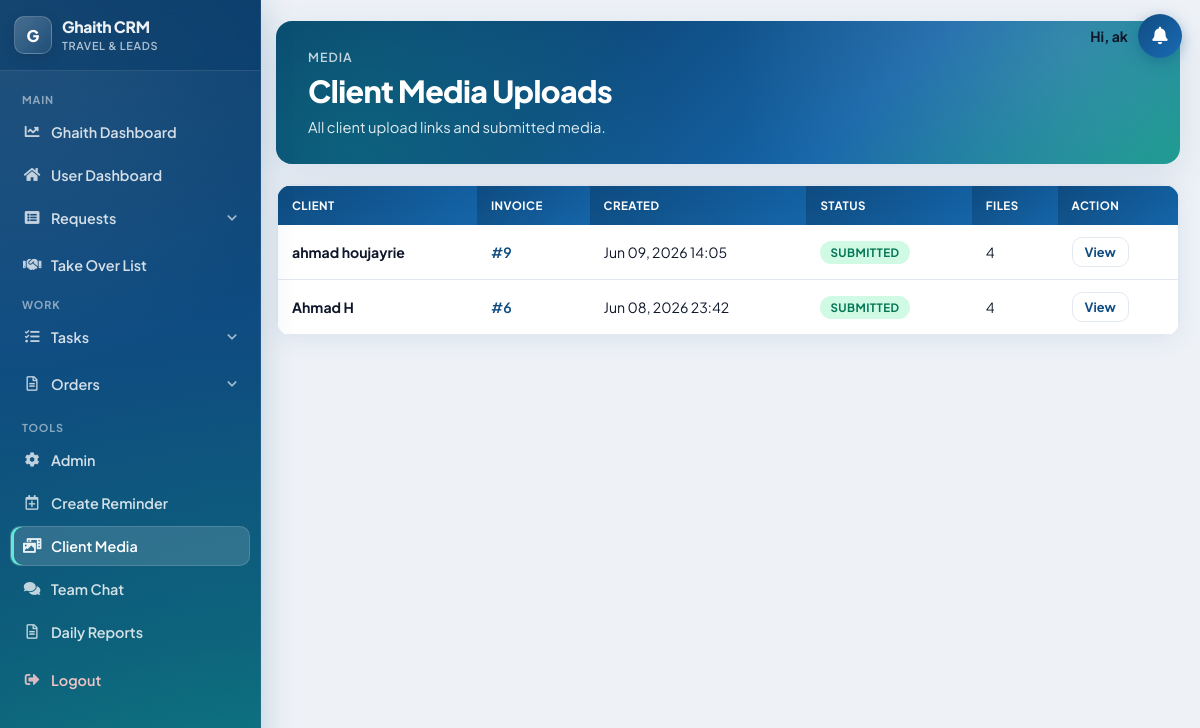
Page /tasks/client-media/ (signed in) on the committed database.
### tasks/models.py (models this page shows, shortened)
class ClientMediaUploadLink(models.Model):
    token = models.UUIDField(default=uuid.uuid4, unique=True, editable=False)
    leadtask = models.ForeignKey(LeadTask, on_delete=models.CASCADE, related_name='media_upload_links')
    client_name = models.CharField(max_length=200)
    created_by = models.ForeignKey(User, on_delete=models.SET_NULL, null=True, blank=True)
    created_at = models.DateTimeField(auto_now_add=True)
    submitted_at = models.DateTimeField(null=True, blank=True)
    is_active = models.BooleanField(default=True)
    class Meta:
        ordering = ['-created_at']
    @property
    def is_submitted(self):
        return self.submitted_at is not None

class LeadTask(models.Model):
    PAYMENT_CH = [
        ('installment', 'Installment'),
        ('full', 'Full'),
    ]
    STATUS_CHOICES = [
        ('onhold', 'On Hold'),
        ('progress', 'In Progress'),
        ('done', 'Done'),
        ('cancelled', 'Cancelled'),
    ]
    lead = models.ForeignKey('display.Lead', on_delete=models.CASCADE)
    assigned_to = models.ForeignKey(User, on_delete=models.CASCADE)
    payment = models.CharField(max_length=100, choices=PAYMENT_CH, blank=True)
    status = models.CharField(max_length=100, choices=STATUS_CHOICES)
    notes = models.TextField(blank=True, null=True)
    travel_date = models.DateTimeField(null=True, blank=True)
    return_date = models.DateTimeField(null=True, blank=True)
    date_of_birth = models.DateField(null=True, blank=True)
    passport_expiry_date = models.DateField(null=True, blank=True)

### tasks/views.py (the view)
# urls.py: path('client-media/', views.client_media_uploads_list, name='client_media_uploads_list'),
@login_required(login_url="/login/")
def client_media_uploads_list(request):
    links = ClientMediaUploadLink.objects.select_related(
        'leadtask', 'leadtask__lead', 'created_by'
    ).prefetch_related('files')
    return render(request, 'client_media_uploads_list.html', {'links': links})

### tasks/templates/client_media_uploads_list.html (shortened to what this page needs)
<!DOCTYPE html>
<html lang="en">
<head>
</head>
<body>
{% include 'navbar.html' %}
<div class="req-wrap">
    <header class="req-hero">
        <div class="req-hero__bg"></div>
        <div class="req-hero__content">
            <div class="req-hero__eyebrow">Media</div>
            <h1 class="req-hero__title">Client Media Uploads</h1>
            <p class="req-hero__sub">All client upload links and submitted media.</p>
        </div>
    </header>
    <div class="req-card">
        <div class="req-table-wrap">
            <table class="req-table data-table">
                <thead>
                    <tr><th>Client</th><th>Invoice</th><th>Created</th><th>Status</th><th>Files</th><th>Action</th></tr>
                </thead>
                <tbody>
                    {% for link in links %}
                    <tr>
                        <td data-label="Client"><strong>{{ link.client_name }}</strong></td>
                        <td data-label="Invoice"><a href="{% url 'edit_lead_tasks' link.leadtask.pk %}" class="req-link">#{{ link.leadtask.pk }}</a></td>
                        <td data-label="Created">{{ link.created_at|date:"M d, Y H:i" }}</td>
                        <td data-label="Status">
                            {% if link.is_submitted %}<span class="req-pill req-pill--submitted">Submitted</span>
                            {% else %}<span class="req-pill req-pill--open">Open</span>{% endif %}
                        </td>
                        <td data-label="Files">{{ link.files.count }}</td>
                        <td data-label="Action"><a href="{% url 'client_media_upload_detail' link.token %}" class="req-btn req-btn--outline req-btn--sm">View</a></td>
                    </tr>
                    {% empty %}
                    <tr><td colspan="6"><div class="req-empty"><i class="fas fa-photo-video"></i>No uploads yet.</div></td></tr>
                    {% endfor %}
                </tbody>
            </table>
        </div>
    </div>
</div>
</body>
</html>

### display/templates/shared/notification_bell.html (shortened to what this page needs)
{% load static %}
{% if user.is_authenticated %}
<link rel="stylesheet" href="{% static 'css/crm-notifications.css' %}">
<div class="crm-notify" id="crmNotify">
  <span class="crm-notify__greeting">Hi, {% if user.get_full_name %}{{ user.get_full_name }}{% else %}{{ user.username }}{% endif %}</span>
  <button type="button" class="crm-notify__bell" id="crmNotifyBell" aria-label="Notifications" aria-expanded="false">
    <i class="fas fa-bell"></i>
  </button>
</div>
{% endif %}

### static/css/requests-modern.css (style rules this page uses)
:root { --req-bg: #eef2f7; --req-surface: #ffffff; --req-surface-2: #f8fafc; --req-text: #0f172a; --req-muted: #64748b; --req-border: #e2e8f0; --req-primary: #0f4c81; --req-primary-light: #1a6bb5; --req-accent: #0d9488; --req-danger: #dc2626; --req-success: #059669; --req-warning: #d97706; --req-purple: #7c3aed; --req-shadow: 0 4px 24px rgba(15, 76, 129, 0.08); --req-shadow-lg: 0 12px 40px rgba(15, 76, 129, 0.12); --req-radius: 16px; --req-radius-sm: 10px; --req-font: 'Plus Jakarta Sans', system-ui, sans-serif; }
body.req-page { font-family: var(--req-font); background: var(--req-bg); color: var(--req-text); margin: 0; padding: 0 20px 48px 276px !important; min-height: 100vh; -webkit-font-smoothing: antialiased; }
.req-wrap { max-width: 1280px; margin: 0 auto; }
.req-hero { position: relative; border-radius: var(--req-radius); overflow: hidden; margin-bottom: 20px; box-shadow: var(--req-shadow-lg); }
.req-hero__bg { position: absolute; inset: 0; background: linear-gradient(135deg, #0a3d6b 0%, #0f4c81 35%, #1565a8 65%, #0d9488 100%); }
.req-hero__bg::before { content: ''; position: absolute; inset: 0; background: radial-gradient(circle at 88% 15%, rgba(255,255,255,.14) 0%, transparent 42%), radial-gradient(circle at 8% 85%, rgba(13,148,136,.35) 0%, transparent 38%); }
.req-hero__content { position: relative; z-index: 1; padding: 28px 32px; color: #fff; }
.req-hero__eyebrow { font-size: .78rem; font-weight: 600; letter-spacing: .08em; text-transform: uppercase; opacity: .75; }
.req-hero__title { margin: 6px 0 0; font-size: clamp(1.4rem, 3vw, 1.9rem); font-weight: 800; letter-spacing: -.02em; }
.req-hero__sub { margin: 8px 0 0; opacity: .88; font-size: .92rem; }
.req-card { background: var(--req-surface); border: 1px solid var(--req-border); border-radius: var(--req-radius); box-shadow: var(--req-shadow); margin-bottom: 20px; overflow: hidden; }
.req-btn { display: inline-flex; align-items: center; justify-content: center; gap: 7px; padding: 10px 18px; border: none; border-radius: var(--req-radius-sm); font-family: var(--req-font); font-size: .88rem; font-weight: 700; cursor: pointer; text-decoration: none; transition: transform .15s, box-shadow .2s; }
.req-btn--outline { background: #fff; color: var(--req-primary) !important; border: 1.5px solid var(--req-border); }
.req-btn--sm { padding: 6px 12px; font-size: .8rem; }
.req-table-wrap { overflow-x: auto; -webkit-overflow-scrolling: touch; }
.req-table { width: 100%; border-collapse: collapse; font-size: .88rem; }
.req-table thead th { background: linear-gradient(135deg, #0f4c81, #1565a8); color: #fff; font-size: .72rem; font-weight: 700; text-transform: uppercase; letter-spacing: .04em; padding: 12px 14px; text-align: left; white-space: nowrap; }
.req-table tbody td { padding: 12px 14px; border-bottom: 1px solid var(--req-border); vertical-align: middle; }
.req-link { color: var(--req-primary) !important; font-weight: 600; text-decoration: none; }

### static/css/crm-notifications.css (style rules this page uses)
.crm-notify { position: fixed; top: 14px; right: 18px; z-index: 1003; display: flex; align-items: center; gap: 10px; }
.crm-notify__greeting { font-size: 0.88rem; font-weight: 700; color: var(--req-text, #0f172a); white-space: nowrap; max-width: 200px; overflow: hidden; text-overflow: ellipsis; font-family: var(--req-font, 'Plus Jakarta Sans', system-ui, sans-serif); }
.crm-notify__bell { position: relative; width: 44px; height: 44px; border: 0; border-radius: 50%; background: linear-gradient(135deg, var(--req-primary, #0f4c81), var(--req-primary-light, #1a6bb5)); color: #fff; font-size: 1.1rem; cursor: pointer; box-shadow: 0 4px 14px rgba(15, 76, 129, 0.35); }

### rows in the picture
ClientMediaUploadLink: client_name "ahmad houjayrie", leadtask.pk "9", created_at "Jun 09, 2026 14:05", shows "SUBMITTED", files.count "4"
ClientMediaUploadLink: client_name "Ahmad H", leadtask.pk "6", created_at "Jun 08, 2026 23:42", shows "SUBMITTED", files.count "4"

### other values in the picture
{{ user.username }} "ak"
